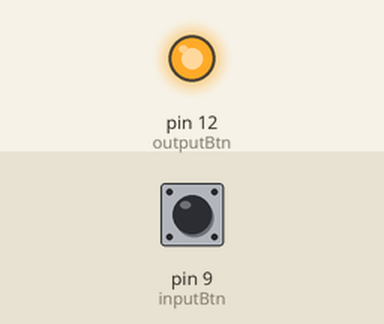
The sketch below on a simulated Arduino Uno, built with avr-gcc and run on an emulated ATmega328P. Parts: output pins drawn as LEDs (lit = HIGH). The test bench sets the inputs (shaded band); at power-on: pin 9 (inputBtn) LOW.

Above: at 1.2 s.
1.3 s: pin 9 (inputBtn) pulled HIGH for 0.15 s
At 1.37 s:
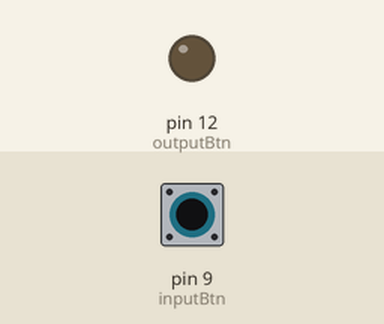
2.9 s: pin 9 (inputBtn) pulled HIGH for 3.2 s
At 6.4 s:
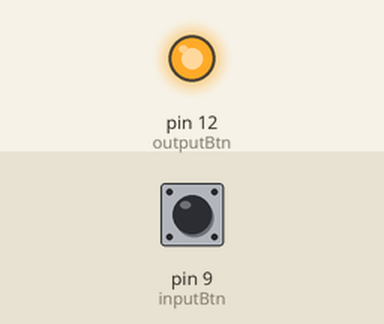
Timing chart, 0 to 7.9 s (numbered marks = the images above; inputs shaded):
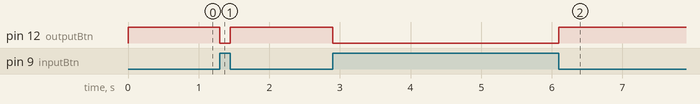

Measured:
- after the input at 1.3 s, pin 12 (outputBtn): HIGH → LOW at once, → HIGH 0.15 s later
- after the input at 2.9 s, pin 12 (outputBtn): HIGH → LOW at once, → HIGH 3.2 s later

The sketch:

botao.ino
```cpp
//Quando o botão eh pressionado o botao fica aceso, e quando eh solto o botao se apaga.
int inputBtn = 9;
int outputBtn = 12;

void setup() {
  pinMode(inputBtn, INPUT);
  pinMode(outputBtn, OUTPUT);
}

void loop() {
  if(digitalRead(inputBtn) == HIGH)
    digitalWrite(outputBtn, LOW);
   else
    digitalWrite(outputBtn, HIGH);
}
```
